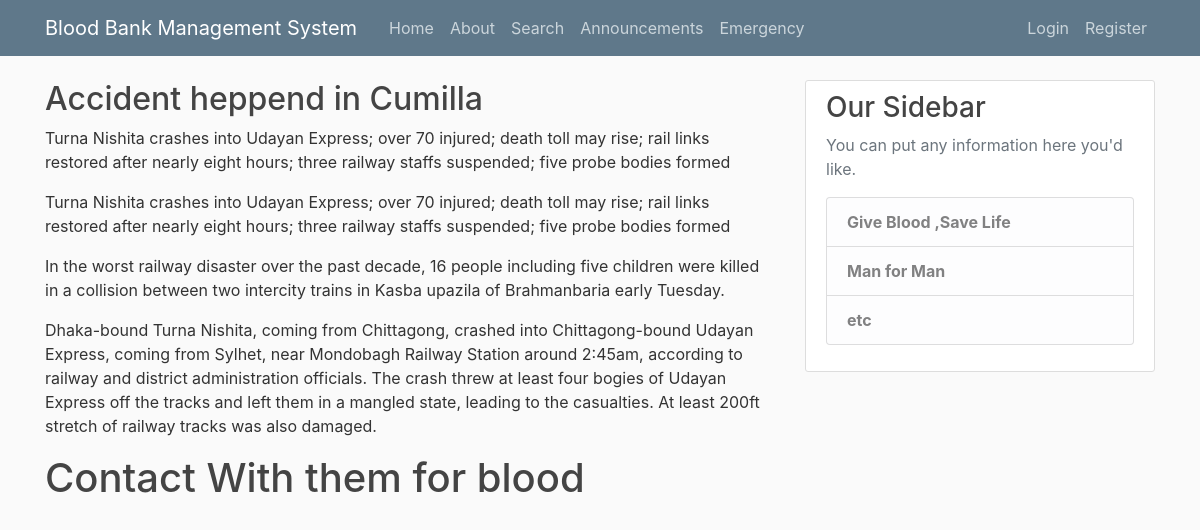
Page /announcements/ on the earlier database version.
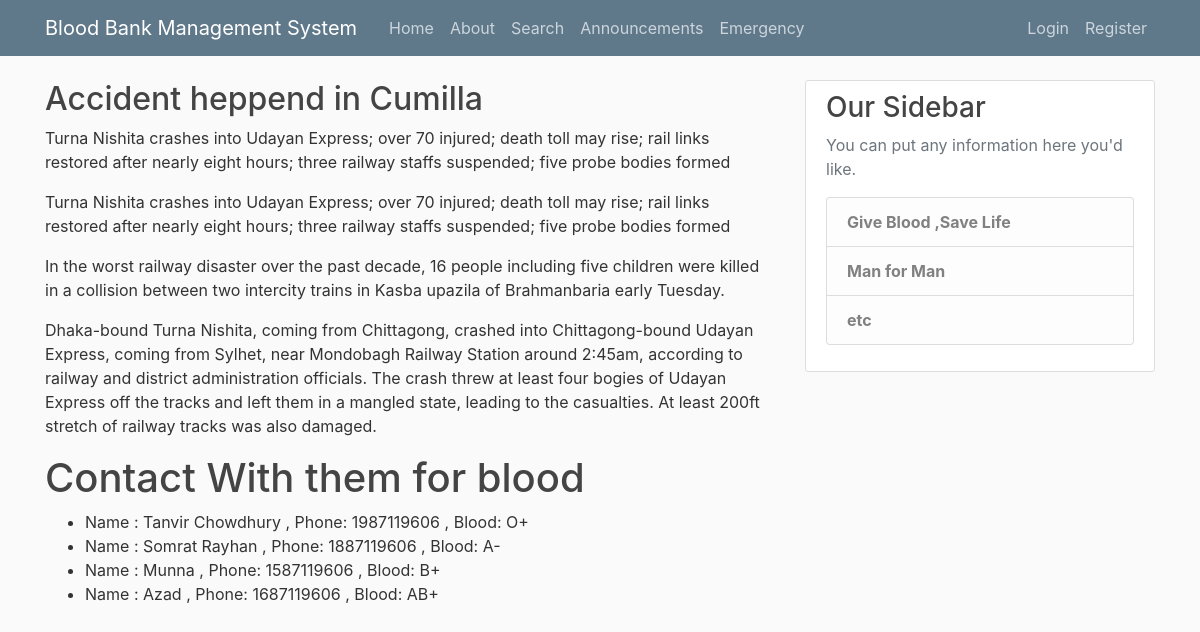
Same page on the later database version.
### blog/models.py (models this page shows, shortened)
class Announcements(models.Model):
    name = models.CharField(max_length=100)
    cell = models.IntegerField()
    b_g  = models.CharField(max_length=15)

### blog/views.py (the view)
# urls.py: path('announcements/', views.announ, name='announce-ments'),
def announ(request):
    context = {
        'Announcement': Announcements.objects.all()
    }
    return render(request, 'blog/announcements.html', context )

### blog/templates/blog/announcements.html
{% extends "blog/base.html" %}
{% block content %}
	<h2>Accident heppend in Cumilla</h2>
	<p>
		Turna Nishita crashes into Udayan Express; over 70 injured; death toll may rise; rail links restored after nearly eight hours; three railway staffs suspended; five probe bodies formed
	</p>
	<p>
		Turna Nishita crashes into Udayan Express; over 70 injured; death toll may rise; rail links restored after nearly eight hours; three railway staffs suspended; five probe bodies formed
	</p>
	<p>
		In the worst railway disaster over the past decade, 16 people including five children were killed in a collision between two intercity trains in Kasba upazila of Brahmanbaria early Tuesday.
	<p>
		Dhaka-bound Turna Nishita, coming from Chittagong, crashed into Chittagong-bound Udayan Express, coming from Sylhet, near Mondobagh Railway Station around 2:45am, according to railway and district administration officials.
		The crash threw at least four bogies of Udayan Express off the tracks and left them in a mangled state, leading to the casualties. At least 200ft stretch of railway tracks was also damaged.
	</p>
	<h1>Contact With them for blood</h1>
	{% for Announcemen in Announcement %}
		<div >
			<ul>
				<li class="article-content">Name : {{ Announcemen.name }} , Phone: {{ Announcemen.cell }} , Blood: {{ Announcemen.b_g }}</li>
			</ul>
		</div>
	{% endfor %}
{% endblock content %}

Differences in the rows shown:
added Announcements: name "Tanvir Chowdhury", cell "1987119606", b_g "O+"
added Announcements: name "Somrat Rayhan", cell "1887119606", b_g "A-"
added Announcements: name "Munna", cell "1587119606", b_g "B+"
added Announcements: name "Azad", cell "1687119606", b_g "AB+"
